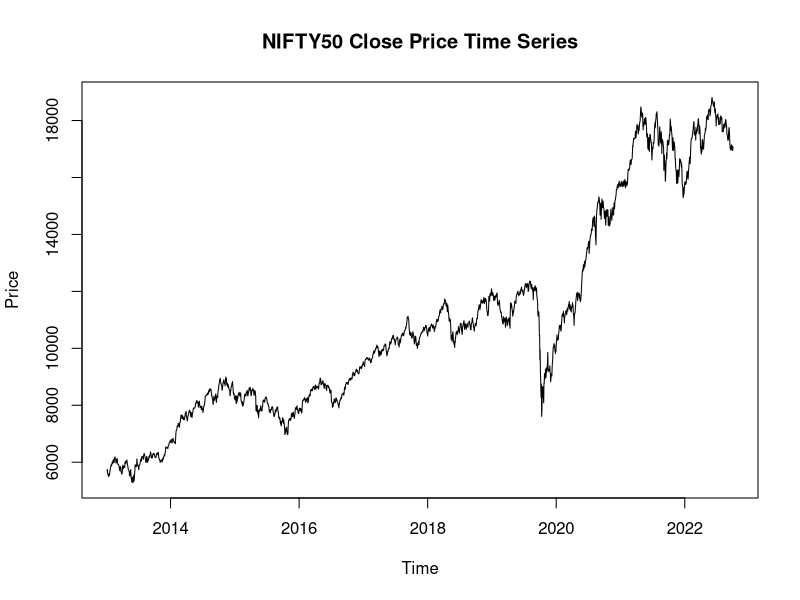
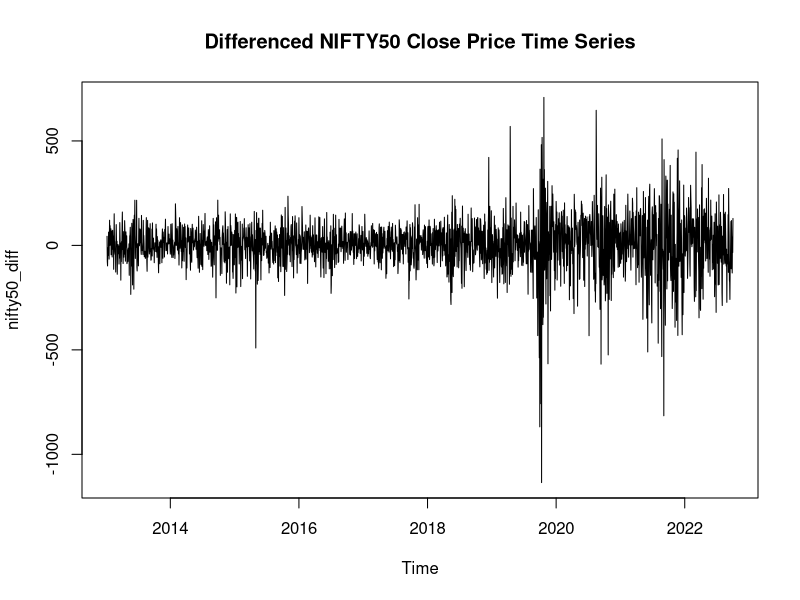
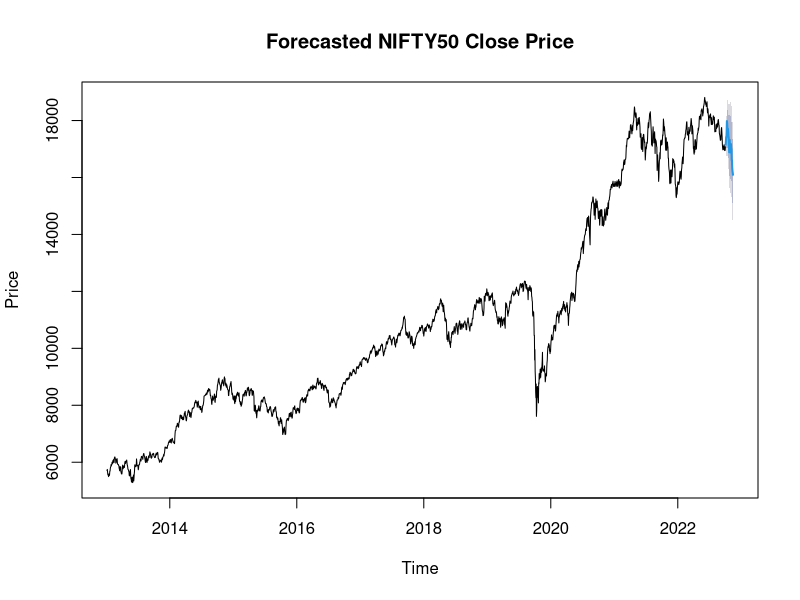

Reproduce these figures in R, in order.
# Load necessary libraries
library(urca)
library(forecast)

# Load data
nifty50 <- read.csv("NSEI.csv", header = TRUE, stringsAsFactors = FALSE)

# Convert date column to Date format
nifty50$Date <- as.Date(nifty50$Date, format = "%Y-%m-%d")

# Convert the Close price column to numeric format
nifty50$Close <- as.numeric(nifty50$Close)

# Remove rows with missing values
nifty50 <- nifty50[complete.cases(nifty50),]

# Create a time series object
nifty50_ts <- ts(nifty50$Close, start = c(2013, 4), frequency = 252)

# Plot the time series
plot(nifty50_ts, main = "NIFTY50 Close Price Time Series", ylab="Price")

# Check for stationarity using Augmented Dickey-Fuller (ADF) test
adf_test <- ur.df(nifty50_ts, type = "trend", selectlags = "AIC")
summary(adf_test)

# Difference the time series to achieve stationarity
nifty50_diff <- diff(nifty50_ts, differences = 1)

# Plot the differenced time series
plot(nifty50_diff, main = "Differenced NIFTY50 Close Price Time Series")

# Check for stationarity of the differenced time series
adf_test_diff <- ur.df(nifty50_diff, type = "trend", selectlags = "AIC")
summary(adf_test_diff)

# Use auto.arima() to select the best fit model
nifty50_arima <- auto.arima(nifty50_ts, D = 1, trace = TRUE)

# View the selected model
nifty50_arima

# Forecast the next 30 days of the NIFTY50 stock price
nifty50_forecast <- forecast(nifty50_arima, h = 30)

# Plot the forecasted values
plot(nifty50_forecast, main = "Forecasted NIFTY50 Close Price", xlab="Time", ylab="Price")
